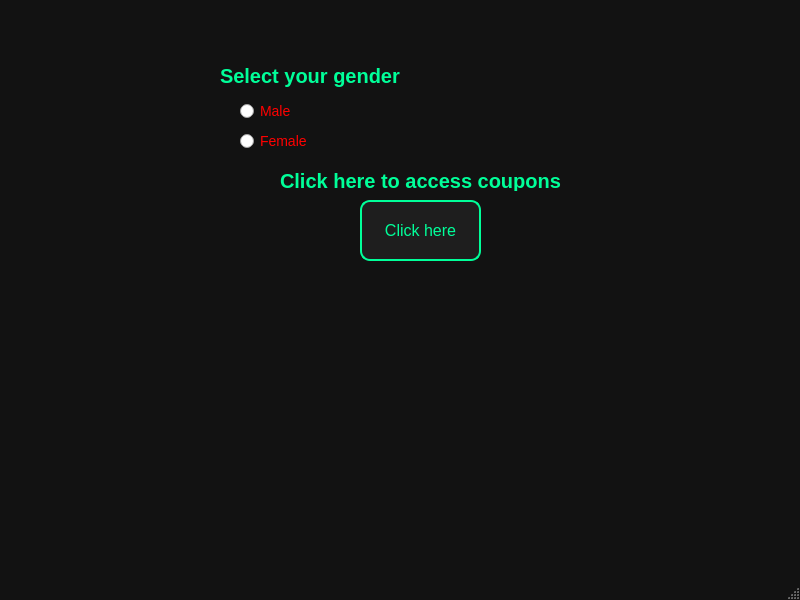
<?xml version="1.0" encoding="UTF-8"?>
<ui version="4.0">
 <class>MainWindow</class>
 <widget class="QMainWindow" name="MainWindow">
  <property name="geometry">
   <rect>
    <x>0</x>
    <y>0</y>
    <width>800</width>
    <height>600</height>
   </rect>
  </property>
  <property name="windowTitle">
   <string>MainWindow</string>
  </property>
  <property name="styleSheet">
   <string notr="true">QMainWindow {
    background-color: #121212;
}

QLabel {
    color: #00FF99;
    font-size: 20px;
    font-weight: bold;
}

QPushButton {
    background-color: #1E1E1E;
    color: #00FF99;
    border: 2px solid #00FF99;
    border-radius: 10px;
    padding: 8px;
    font-size: 16px;
}

QPushButton:hover {
    background-color: #00FF99;
    color: black;
}

QPushButton:pressed {
    background-color: #008F66;
}

QRadioButton {
    color: red;
    font-size: 14px;
}</string>
  </property>
  <widget class="QWidget" name="centralwidget">
   <widget class="QPushButton" name="pushButton">
    <property name="geometry">
     <rect>
      <x>360</x>
      <y>200</y>
      <width>121</width>
      <height>61</height>
     </rect>
    </property>
    <property name="text">
     <string>Click here</string>
    </property>
   </widget>
   <widget class="QLabel" name="label">
    <property name="geometry">
     <rect>
      <x>220</x>
      <y>50</y>
      <width>191</width>
      <height>51</height>
     </rect>
    </property>
    <property name="text">
     <string>Select your gender</string>
    </property>
   </widget>
   <widget class="QRadioButton" name="radioButton">
    <property name="geometry">
     <rect>
      <x>240</x>
      <y>100</y>
      <width>95</width>
      <height>22</height>
     </rect>
    </property>
    <property name="text">
     <string>Male</string>
    </property>
   </widget>
   <widget class="QRadioButton" name="radioButton_2">
    <property name="geometry">
     <rect>
      <x>240</x>
      <y>130</y>
      <width>95</width>
      <height>22</height>
     </rect>
    </property>
    <property name="text">
     <string>Female</string>
    </property>
   </widget>
   <widget class="QLabel" name="label_2">
    <property name="geometry">
     <rect>
      <x>280</x>
      <y>170</y>
      <width>301</width>
      <height>21</height>
     </rect>
    </property>
    <property name="text">
     <string>Click here to access coupons</string>
    </property>
   </widget>
  </widget>
  <widget class="QMenuBar" name="menubar">
   <property name="geometry">
    <rect>
     <x>0</x>
     <y>0</y>
     <width>800</width>
     <height>22</height>
    </rect>
   </property>
  </widget>
  <widget class="QStatusBar" name="statusbar"/>
 </widget>
 <resources/>
 <connections/>
</ui>
